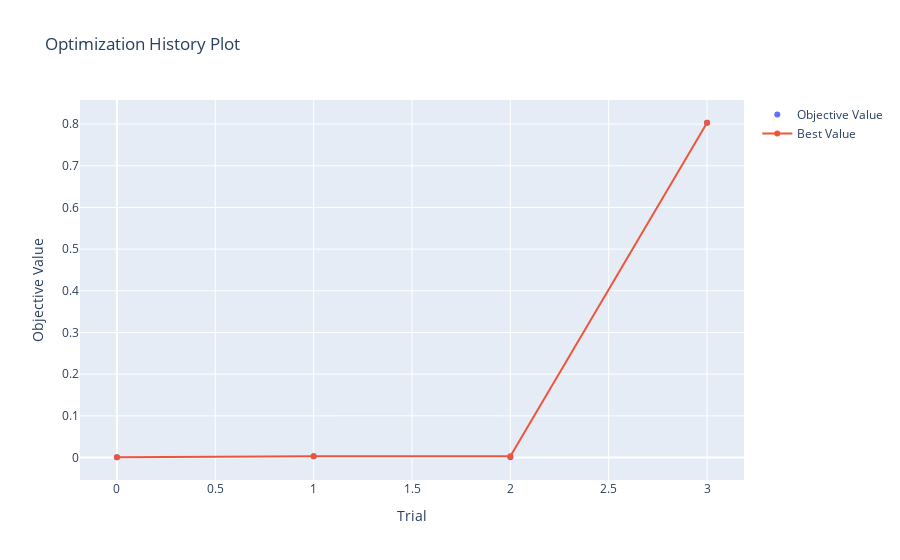

The notebook cell saved with this chart:
### Code cell
optuna.visualization.plot_optimization_history(study)

### Figure 1 — Plotly figure (JSON) as saved in the notebook; plotly's stock layout.template omitted (floating-point values rounded to 4 significant figures)
{"data": [{"mode": "markers", "name": "Objective Value", "type": "scatter", "x": [0, 1, 2, 3], "y": [0.0006917, 0.002806, 0.0006917, 0.8032]}, {"name": "Best Value", "type": "scatter", "x": [0, 1, 2, 3], "y": [0.0006917, 0.002806, 0.002806, 0.8032]}], "layout": {"title": {"text": "Optimization History Plot"}, "xaxis": {"title": {"text": "Trial"}}, "yaxis": {"title": {"text": "Objective Value"}}}}
